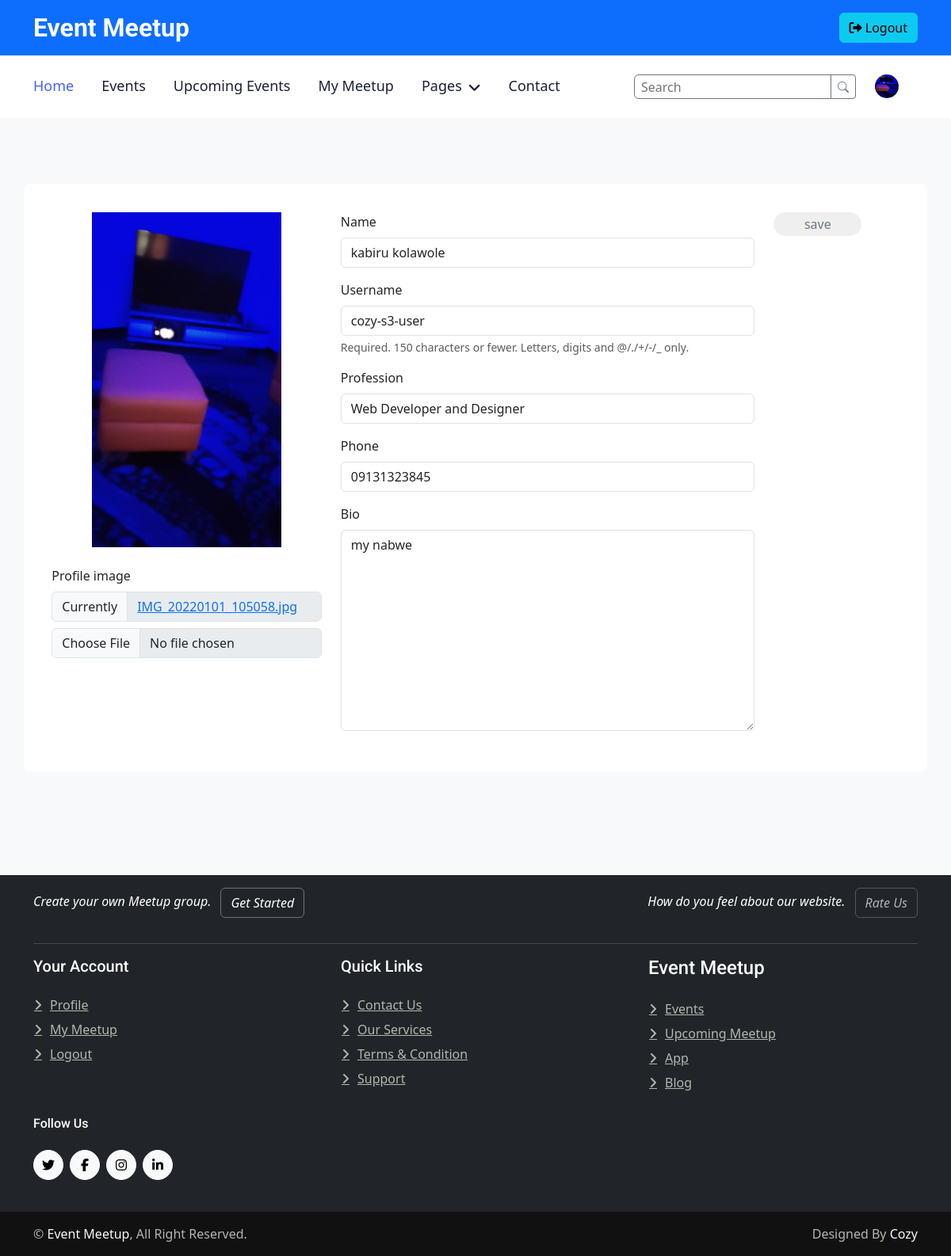
The page /update/profile (signed in) on the database its author committed.
### meetup/models.py (models this page shows)
class myUser(AbstractUser):
    name = models.CharField(max_length=200, null= True)
    email = models.EmailField(unique=True, null=True)
    bio = models.TextField( null=True)
    image = models.ImageField(null=True)
    mobile_number = models.CharField(max_length=15, blank=True, null=True)
    birth_date = models.DateField(null=True, blank=True)
    profession = models.CharField(max_length=200, null=True, blank=True)
    USERNAME_FIELD = 'email'
    REQUIRED_FIELDS = []

### meetup/views.py (the view)
# urls.py: path('update/profile', views.profile_update, name='meetup_profile_update'),
def profile_update(request):
    if request.method == "POST":
        form=ProfileUpdateForm(request.POST,request.FILES, instance=request.user)
        if form.is_valid():
            form.save()
        return redirect('user_profile')
    else:
        form=ProfileUpdateForm(instance=request.user)
    context={
        'form': form
    }
    return render(request, 'meetup/edit_profile.html', context)

### meetup/forms.py
class ProfileUpdateForm(forms.ModelForm):
    class Meta:
        model = myUser
        fields = [ 'name', 'username', 'profession', 'image','mobile_number','bio']
        labels = {
            'image': 'Profile image',
            'mobile_number': 'Phone'
        }

### meetup/templates/meetup/edit_profile.html (shortened to what this page needs)
{% extends 'meetup/partials/base.html' %}
{%load static%}
{% load crispy_forms_tags %}
{% block content %}
    <div class="container-xxl py-5">
        <div class="container emp-profile">
            <form method="POST" enctype="multipart/form-data" autocomplete="off">
                <div class="row">
                    <div class="col-md-4">
                        <div class="profile-img">
                            <img src="{{user.image.url}}" alt="..."/>
                        </div>
                        <div class="form-floating">
                            {{form.image|as_crispy_field}}
                        </div>
                    </div>
                    <div class="col-md-6">
                        <div class="form-floating">
                            {{form.name|as_crispy_field}}
                        </div>
                        <div class="form-floating">
                            {{form.username|as_crispy_field}}
                        </div>
                        <div class="form-floating">
                            {{form.profession|as_crispy_field}}
                        </div>
                        <div class="form-floating">
                            {{form.mobile_number|as_crispy_field}}
                        </div>
                        <div class="form-floating">
                            {{form.bio|as_crispy_field}}
                        </div>
                    </div>
                    <div class="col-md-2">
                        <input type="submit" class="profile-edit-btn "  value="save"/>
                    </div>
                </div>
            </form>
        </div>
    </div>
{% endblock content %}

### meetup/templates/meetup/partials/nav.html (shortened to what this page needs)
<div class="container-fluid bg-primary text-white d-none d-lg-flex">
    <div class="container py-3">
        <div class="d-flex align-items-center">
            <a href="{% url 'meetup-index' %}">
                <h2 class="text-white fw-bold m-0">Event Meetup</h2>
            </a>
            <div class="ms-auto d-flex align-items-center">
                {%if request.user.is_authenticated%}
                <a class="btn btn-info" href="{% url 'meetup_logout' %}"><i class=" fa fa-right-from-bracket"></i> Logout</a>
                {%else%}
                <span><a href="{% url 'meetup_login' %}" class="btn btn-primary rounded-start-pill py-2">Sign In</a></span>
                <a href="{% url 'meetup_register' %}" class="btn btn-light rounded-end-pill py-2">Sign Up</a>
                {%endif%}
            </div>
        </div>
    </div>
</div>
<div class="container-fluid bg-white sticky-top">
    <div class="container">
        <nav class="navbar navbar-expand-lg bg-white navbar-light p-lg-0 align-items-center">
            <div class="collapse navbar-collapse justify-content-between" id="navbarCollapse">
                <div class="navbar-nav">
                    {%if request.user.is_authenticated%}
                    <a href="{% url 'meetup-index' %}" class="nav-item nav-link active">Home</a>
                    <a href="{% url 'meetup-event' %}" class="nav-item nav-link">Events</a>
                    <a href="{% url 'upcoming_meetup'%}" class="nav-item nav-link">Upcoming Events</a>
                    <a href="{% url 'user-meetup' request.user.id %}" class="nav-item nav-link">My Meetup</a>
                    <div class="nav-item dropdown">
                        <a href="#" class="nav-link dropdown-toggle" data-bs-toggle="dropdown">Pages</a>
                    </div>
                    <a href="{% url 'meetup_contact'%}" class="nav-item nav-link">Contact</a>
                    {% endif %}
                </div>
                <div class="ms-auto d-lg-flex d-none">
                    <form action="" method="GET" class="ms-auto">
                        <div class="ms-auto d-flex input-group-sm input-group">
                            <input type="search" class="form-group rounded-start border border-secondary  px-2" name="search" placeholder="Search" aria-describedby="button-addon">
                            <button class="btn btn-outline-secondary btn-sm bi-search" type="submit" id="button-addon"></button>
                        </div>
                    </form>
                    {% if request.user.is_authenticated %}
                    <div class="ms-auto d-lg-flex d-none">
                        <a href="{% url 'user_profile' %}" class="dropdown-item text-end mx-4">
                            <img src="{{user.image.url}}" alt="" class="rounded-circle" style="height: 30px; width:30px;">
                        </a>
                    </div>
                    {% endif %}
               </div>
            </div>
        </nav>
    </div>
</div>

### meetup/static/meetup/css/style.css (style rules this page uses)
:root { --primary: #4761FF; --secondary: #555555; --light: #F1F3FA; --dark: #1C2035; }
.btn { transition: .5s; font-weight: 500; }
.sticky-top { top: -100px; transition: .5s; }
.navbar .navbar-nav .nav-link { margin-right: 35px; padding: 25px 0; color: var(--dark); font-size: 18px; font-weight: 500; outline: none; }
.navbar .navbar-nav .nav-link:hover, .navbar .navbar-nav .nav-link.active { color: var(--primary); }
.navbar .dropdown-toggle::after { border: none; content: "\f107"; font-family: "Font Awesome 5 Free"; font-weight: 900; vertical-align: middle; margin-left: 8px; }
.emp-profile { padding: 3%; margin-top: 3%; margin-bottom: 3%; border-radius: 0.5rem; background: #fff; }
.profile-img { text-align: center; }
.profile-img img { width: 70%; height: 80%; }
.profile-edit-btn { border: none; border-radius: 1.5rem; width: 70%; padding: 2%; color: #6c757d; cursor: pointer; }

### rows shown on the page
myUser: image (picture), name "kabiru kolawole", username "cozy-s3-user", profession "Web Developer and Designer", mobile_number "09131323845", bio "my nabwe"
